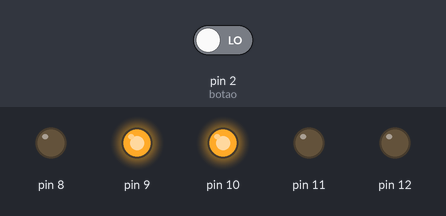
A sketch run on a simulated Arduino Uno, built with avr-gcc and run on an emulated ATmega328P. On the bench: output pins drawn as LEDs (lit = HIGH). Inputs (shaded band) come from the test bench; at power-on: pin 2 (botao) LOW.

Above: at 4.2 s.
4.3 s: pin 2 (botao) driven LOW
5.8 s: pin 2 (botao) driven HIGH
At 6.3 s:
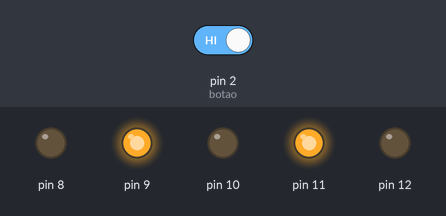
At 10.5 s:
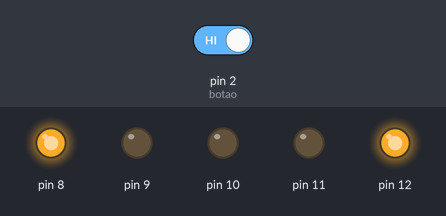
Timing chart, 0 to 16.3 s (numbered marks = the images above; inputs shaded):
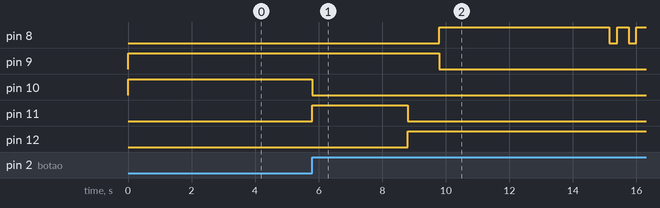

Measured:
- after the input at 4.3 s, every drawn part: stays the same
- after the input at 5.8 s, pin 8: goes HIGH 5.4 s, LOW 0.25 s, HIGH 0.35 s, LOW 0.25 s, then HIGH, starting after 4.0 s; pin 9: HIGH → LOW after 4.0 s; pin 10: HIGH → LOW at once; pin 11: LOW → HIGH at once, → LOW 3.0 s later; pin 12: LOW → HIGH after 3.0 s

The sketch:

07-semaforoInterativo.ino
```cpp
/*Autor: André Lubawski
 *Data: 11/03/2021
 *
 * Esse projeto mostra um semáforo que possui um botão para que pedestres
 * solicitem a travessia da rua.
 *
 * O programa inicia com verde para os carros e vermelho para os pedestres
 * Quando o botão de pedestre for pressionado, será verificado se já fazem
 * mais do que 5 segundos desde que o semáforo foi modificado, para permitir
 * uma maior fluidez no trânsito.
 *
 */
int tempoDeAtravessia = 5000;  // tempo de atravessia para os pedestres
unsigned long tempoModificacao; // tempo desde que o semáforo foi alterado pela última vez
void setup() {
  pinMode(12, OUTPUT);
  pinMode(11, OUTPUT);
  pinMode(10, OUTPUT);
  pinMode(9, OUTPUT);
  pinMode(8, OUTPUT);
  pinMode(2, INPUT); //botao

  digitalWrite(10, HIGH);
  digitalWrite(9, HIGH);

}

void loop() {
  int estadoAtual = digitalRead(2);// utilizado para a verificação do tempo desde a última utilização do botão

  if(estadoAtual == HIGH && (millis() - tempoModificacao) > 5000){
    mudeAsLuzes();
  }
  /*
   * ou seja, se o botão esta pressionado, e o tempo desde o início de execução menos o tempo desde a última
   * alteração do estado dos semáforos for maior que 5 segundos, então, a função para acender a luz verde
   * para os pedestres é acionada.
   */
}

//######################### função mudeAsLuzes ###########################

void mudeAsLuzes(){
  digitalWrite(10, LOW);
  digitalWrite(11, HIGH);
  delay(3000);

  digitalWrite(11, LOW);
  digitalWrite(12, HIGH);
  delay(1000);

  digitalWrite(9, LOW);
  digitalWrite(8, HIGH); //o verde para os pedestres é ligado
  delay(tempoDeAtravessia);

  /*#####################################################################################
   * o verde dos pedestres piscará para evitar falta de atenção deles durante a atravessia
   */
  for(int x = 0; x < 10; x++){
    digitalWrite(8, HIGH);
    delay(350);
    digitalWrite(8, LOW);
    delay(250);
  }
  //o vermelho para os pedestres será novamente ligado
  digitalWrite(9, HIGH);
  delay(500);

  digitalWrite(11, HIGH);
  digitalWrite(12, LOW);
  delay(2000);
  digitalWrite(10, HIGH);
  digitalWrite(11, LOW);

  tempoModificacao = millis();
}
```
